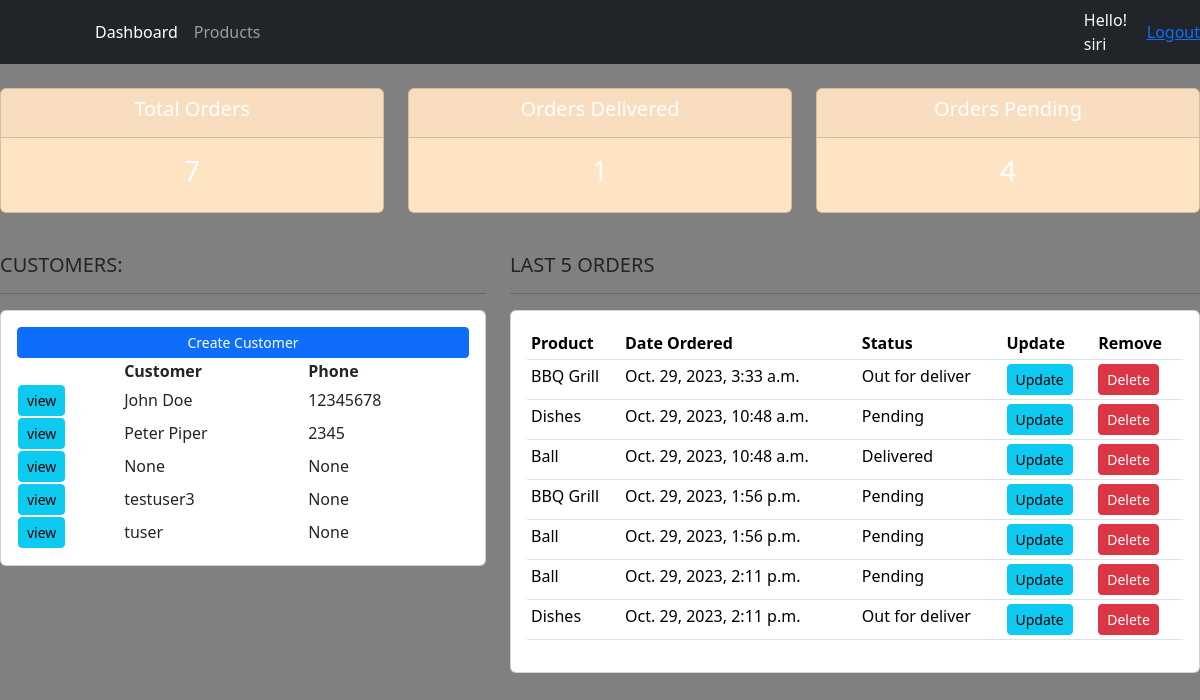
The app's page / (signed in) with its own data.
### accounts/models.py (models this page shows, shortened)
class Customer(models.Model):
    user = models.OneToOneField(
        User, null=True, blank=True, on_delete=models.CASCADE)
    name = models.CharField(max_length=200, null=True)
    phone = models.CharField(max_length=200, null=True)
    email = models.CharField(max_length=200, null=True)
    profile_pic = models.ImageField(
        default='Profile_Default.png', null=True, blank=True)
    date_created = models.DateTimeField(auto_now_add=True)

class Order(models.Model):
    STATUS = (
        ('Pending', 'Pending'),
        ('Out for deliver', 'Out for delivery'),
        ('Delivered', 'Delivered')
    )
    customer = models.ForeignKey(
        Customer, null=True, on_delete=models.SET_NULL)
    product = models.ForeignKey(Product, null=True, on_delete=models.SET_NULL)
    date_created = models.DateTimeField(auto_now_add=True)
    status = models.CharField(max_length=200, null=True, choices=STATUS)

class Product(models.Model):
    CATEGORY = (
        ('Indoor', 'Indoor'),
        ('Outdoor', 'Outdoor')
    )
    name = models.CharField(max_length=200, null=True)
    price = models.FloatField(null=True)
    category = models.CharField(max_length=200, null=True, choices=CATEGORY)
    description = models.CharField(max_length=200, null=True, blank=True)
    date_created = models.DateTimeField(auto_now_add=True)
    tags = models.ManyToManyField(Tag)
    def __str__(self):
        return self.name

### accounts/decorators.py (the view)
    def wrapper_function(request, *args, **kwargs):
        group = None
        if request.user.groups.exists():
            group = request.user.groups.all()[0].name
        if group == 'customer':
            return redirect('user-page')
        if group == 'admin':
            return view_func(request, *args, **kwargs)

### accounts/views.py (called while the page is built)
@login_required(login_url='login')
@admin_only
def home(request):
    orders = Order.objects.all()
    customers = Customer.objects.all()
    total_customers = customers.count()
    total_orders = orders.count()
    delivered = orders.filter(status='Delivered').count()
    pending = orders.filter(status='Pending').count()
    context = {'orders': orders, 'customers': customers, 'total_customers': total_customers,
               'total_orders': total_orders, 'delivered': delivered, 'pending': pending, }
    return render(request, 'accounts/dashboard.html', context)

### accounts/templates/accounts/dashboard.html (shortened to what this page needs)
{% extends 'accounts/main.html' %}
{% block content %}
{% include 'accounts/status.html' %}
<br />
<div class="row">
    <div class="col-md-5">
      <h5>CUSTOMERS:</h5>
      <hr>
      <div class="card card-body">
        <a class="btn btn-primary btn-sm btn-block"  href="">Create Customer</a>
        <table>
            <tr>
                <th><a href=""></a></th>
                <th>Customer</th>
                <th>Phone</th>
            </tr>
            {% for customer in customers%}
            <tr>
              <td><a class="btn btn-sm btn-info" href="{% url 'customer' customer.id %}">view</a></td>
              <td>{{customer.name}}</td>
              <td>{{customer.phone}}</td>
            </tr>
            {% endfor  %}
        </table>
      </div>
    </div>
    <div class="col-md-7">
        <h5>LAST 5 ORDERS</h5>
        <hr>
        <div class="card card-body">
        <table class="table table-sm">
            <tr>
                <th>Product</th>
                <th>Date Ordered</th>
                <th>Status</th>
                <th>Update</th>
                <th>Remove</th>
            </tr>
            {% for order in orders %}
            <tr>
              <td>{{order.product}}</td>
              <td>{{order.date_created}}</td>
              <td>{{order.status}}</td>
              <td><a class="btn btn-sm btn-info" href="{% url 'update_order' order.id%}">Update</a></td>
              <td><a class="btn btn-sm btn-danger" href="{% url 'delete_order' order.id%}">Delete</a></td>
            </tr>
            {% endfor  %}
        </table>
      </div>
    </div>
  </div>
{% endblock %}

### accounts/templates/accounts/main.html (shortened to what this page needs)
{% load static %}
<!DOCTYPE html>
<html lang="en">
  <head>
    <link
      href="https://cdn.jsdelivr.net/npm/bootstrap@5.3.2/dist/css/bootstrap.min.css"
      rel="stylesheet"
    />
    <link rel="stylesheet" href="{% static '/css/main.css' %}" />
  </head>
  {% include 'accounts/navbar.html' %}
  <body>
    {% block content %} {% endblock %}
  </body>
</html>

### accounts/templates/accounts/navbar.html (shortened to what this page needs)
{% load static %}
<nav class="navbar navbar-expand-lg navbar-dark bg-dark">
  <div class="container-fluid">
    <div class="collapse navbar-collapse" id="navbarNav">
      <ul class="navbar-nav">
        {% if request.user.is_staff %}
        <li class="nav-item">
          <a class="nav-link active" aria-current="page" href="{% url 'home' %}"
            >Dashboard</a
          >
        </li>
        <li class="nav-item">
          <a class="nav-link" href="{% url 'products' %}">Products</a>
        </li>
        {% else %}
        <li class="nav-item">
          <a class="nav-link" href="{% url 'account' %}">Settings</a>
        </li>
        {% endif %}
      </ul>
    </div>
  </div>
  <span class="text-light">Hello! {{request.user}} </span>
  <span><a href="{% url 'logout' %}">Logout</a></span>
</nav>

### accounts/templates/accounts/status.html
<br />
<div class="row">
  <div class="col-md">
    <div class="card text-center text-white mb-3" id="total-orders">
      <div class="card-header">
        <h5 class="card-title">Total Orders</h5>
      </div>
      <div class="card-body">
        <h3 class="card-title">{{total_orders}}</h3>
      </div>
    </div>
  </div>
  <div class="col-md">
    <div class="card text-center text-white mb-3" id="orders-delivered">
      <div class="card-header">
        <h5 class="card-title">Orders Delivered</h5>
      </div>
      <div class="card-body">
        <h3 class="card-title">{{delivered}}</h3>
      </div>
    </div>
  </div>
  <div class="col-md">
    <div class="card text-center text-white mb-3" id="orders-pending">
      <div class="card-header">
        <h5 class="card-title">Orders Pending</h5>
      </div>
      <div class="card-body">
        <h3 class="card-title">{{pending}}</h3>
      </div>
    </div>
  </div>
</div>

### accounts/static/css/main.css (style rules this page uses)
body { background-color: grey; }
#total-orders { background-color: bisque; }
#orders-delivered { background-color: bisque; }
#orders-pending { background-color: bisque; }

### records on screen
Customer: name "John Doe", phone "12345678"
Customer: name "Peter Piper", phone "2345"
Customer: name "None", phone "None"
Customer: name "testuser3", phone "None"
Customer: name "tuser", phone "None"
Order: product "BBQ Grill", date_created "Oct. 29, 2023, 3:33 a.m.", status "Out for deliver"
Order: product "Dishes", date_created "Oct. 29, 2023, 10:48 a.m.", status "Pending"
Order: product "Ball", date_created "Oct. 29, 2023, 10:48 a.m.", status "Delivered"
Order: product "BBQ Grill", date_created "Oct. 29, 2023, 1:56 p.m.", status "Pending"
Order: product "Ball", date_created "Oct. 29, 2023, 1:56 p.m.", status "Pending"
Order: product "Ball", date_created "Oct. 29, 2023, 2:11 p.m.", status "Pending"
Order: product "Dishes", date_created "Oct. 29, 2023, 2:11 p.m.", status "Out for deliver"

### other values on screen
{{ request.user }} "siri"
{{ total_orders }} "7"
{{ delivered }} "1"
{{ pending }} "4"
